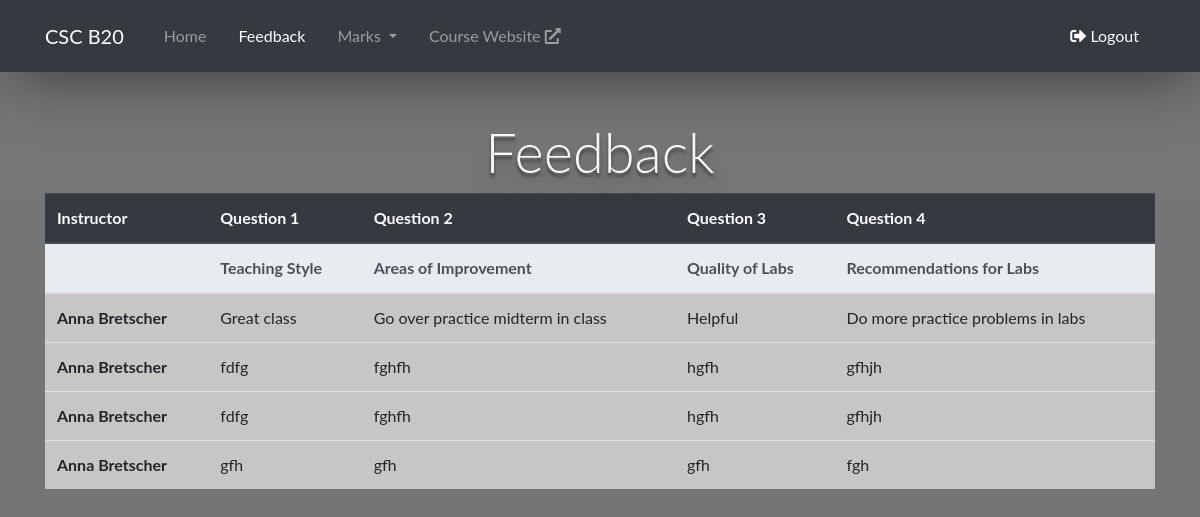
Page /feedback (signed in) on the committed database.
### tables this page shows
CREATE TABLE "feedback" (
	"instructorName"	TEXT,
	"question1"	TEXT,
	"question2"	TEXT,
	"question3"	TEXT,
	"question4"	TEXT
);

### app.py (the view)
@app.route('/feedback')
def instrFeedback():
    feedback = []
    name = get_full_name()
    db=get_db()
    db.row_factory = make_dicts
    for instructor in query_db('select * from feedback where instructorName=?',[name],one=False):
        feedback.append(instructor)
    db.close()
    return render_template('instructFeedback.html', feedback=feedback)

### app.py (called while the page is built)
def get_db():
    db = getattr(g, '_database', None)
    if db is None:
        db = g._database = sqlite3.connect(DATABASE)
    return db

def make_dicts(cursor, row):
    return dict((cursor.description[idx][0], value)
                for idx, value in enumerate(row))

def query_db(query, args=(), one=False):
    cur = get_db().execute(query, args)
    rv = cur.fetchall()
    cur.close()
    return (rv[0] if rv else None) if one else rv

@app.teardown_appcontext
def close_connection(exception):
    db = getattr(g, '_database', None)
    if db is not None:
        db.close()

def get_full_name():
    sql = """
        SELECT fName, lName
        FROM LoginTbl
        WHERE username = ?;
        """
    results = query_db(sql, [session['username']], one=False)
    return results[0][0] + " " + results[0][1]

### templates/instructFeedback.html (shortened to what this page needs)
<!DOCTYPE html>
<html>
<head>
	<link rel="stylesheet" href="https://stackpath.bootstrapcdn.com/bootstrap/4.5.2/css/bootstrap.min.css">
	<link rel="stylesheet" href="https://use.fontawesome.com/releases/v5.11.2/css/all.css">
  	<link rel="stylesheet"  href="{{url_for('static', filename='styles/marks.css')}}">
</head>
<body>
	<nav class="navbar navbar-expand-lg navbar-dark bg-dark fixed-top" id="nav-shadow">
		<div class="container">
		<a class="navbar-brand">CSC B20</a>
		<div class="collapse navbar-collapse" id="navbarText">
		  <ul class="navbar-nav mr-auto">
			<li class="nav-item ml-3">
			  <a class="nav-link" href="/welcome">Home</a>
			</li>
			<li class="nav-item active ml-3">
			  <a class="nav-link" href="/feedback">Feedback</a>
			</li>
			<li class="nav-item dropdown ml-3">
			  <a class="nav-link dropdown-toggle" href="#" id="navbarDropdown" role="button" data-toggle="dropdown" aria-haspopup="true" aria-expanded="false">
				Marks
			  </a>
			</li>
			<li class="nav-item ml-3">
			  <a class="nav-link" href="/index.html" target="_blank">Course Website <i class="fas fa-external-link-alt"></i></a>
			</li>
		  </ul>
		  <span class="navbar-text">
			<a class="nav-link" href="/logout"><i class="fas fa-sign-out-alt"></i> Logout</a>
		  </span>
		</div>
	  </div>
	  </nav>
	<div class="container">
		<h1 class="display-4 text-center text-light"> Feedback </h1>
		<table class="table">
			<thead class="thead-dark">
			  <tr>
				<th scope="col">Instructor</th>
				<th scope="col">Question 1</th>
				<th scope="col">Question 2</th>
				<th scope="col">Question 3</th>
				<th scope="col">Question 4</th>
			  </tr>
			</thead>
			<thead class="thead-light">
				<tr>
				  <th scope="col"></th>
				  <th scope="col mt-0">Teaching Style</th>
				  <th scope="col">Areas of Improvement</th>
				  <th scope="col">Quality of Labs</th>
				  <th scope="col">Recommendations for Labs</th>
				</tr>
			  </thead>
			<tbody>
				{% for item in feedback %}
					<tr>
						<th scope="row">{{item['instructorName']}}</th>
						<td>{{item['question1']}}</td>
						<td>{{item['question2']}}</td>
						<td>{{item['question3']}}</td>
						<td>{{item['question4']}}</td>
				  	</tr>
				{% endfor %}
			</tbody>
		  </table>
	</div>
</body>
</html>

### static/styles/marks.css (style rules this page uses)
body { background: linear-gradient(rgba(26, 26, 26, 0.6),rgba(24, 24, 24, 0.6)),url("https://images.unsplash.com/photo-1516979187457-637abb4f9353?ixlib=rb-1.2.1&ixid=eyJhcHBfaWQiOjEyMDd9&auto=format&fit=crop&w=1350&q=80"); height: 100vh; background-size: cover; background-position: center; font-family: 'Lato', sans-serif; margin-top: 70px; }
#nav-shadow { -webkit-box-shadow: 3px 9px 61px -8px rgba(0, 0, 0, 0.589); -moz-box-shadow: 3px 9px 61px -8px rgba(0, 0, 0, 0.555); box-shadow: 3px 9px 61px -8px rgba(0, 0, 0, 0.562); }
a { text-decoration: none; color: rgb(20, 35, 243); transition: color 0.2s ease 0.1s; }
.table { background: rgba(238, 238, 238, 0.678); }
h1 { padding-top: 6vh; text-shadow: 0px 4px 3px rgba(0,0,0,0.4), 0px 8px 13px rgba(0,0,0,0.1), 0px 18px 23px rgba(0,0,0,0.1); }

### rows in the picture
feedback: instructorName "Anna Bretscher", question1 "Great class", question2 "Go over practice midterm in class", question3 "Helpful", question4 "Do more practice problems in labs"
feedback: instructorName "Anna Bretscher", question1 "fdfg", question2 "fghfh", question3 "hgfh", question4 "gfhjh"
feedback: instructorName "Anna Bretscher", question1 "fdfg", question2 "fghfh", question3 "hgfh", question4 "gfhjh"
feedback: instructorName "Anna Bretscher", question1 "gfh", question2 "gfh", question3 "gfh", question4 "fgh"
